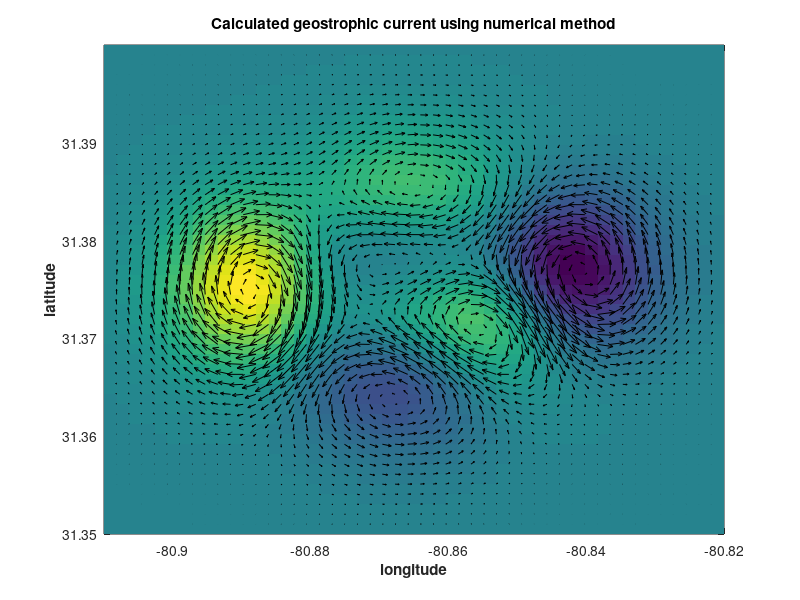

Here is the MATLAB script that generated this plot:
clc;clear;
 
% Set problem
g=9.8; % gravity constant
R=6400000; % Earth radius
omega=2*pi/(24*60*60); % Earth rotation angle velocity
eta=peaks(50)/100; % Sea surface height in each point
 
% Set grid
x=linspace(-80.82,-80.91,50);
y=linspace(31.35,31.4,50);
[x y]=meshgrid(x,y);
x=x';y=y';
 
% Set Coriolis force coefficients
f=2*omega*sind(y);
 
% Visualization of sea surface height
pcolor(x,y,eta)
shading flat
 
u=zeros(size(eta));
v=zeros(size(eta));
 
% Calculate geostrophic current using numerical method
for i=2:size(x,2)-1
    for j=2:size(y,1)-1
        dx=(x(i+1,j)-x(i-1,j))*(R*cosd(y(i,j))*pi/180);
        dy=(y(i,j+1)-y(i,j-1))*(R*pi/180);
        u(i,j)=-g/f(i,j)*(eta(i,j+1)-eta(i,j-1))/dy;
        v(i,j)=g/f(i,j)*(eta(i+1,j)-eta(i-1,j))/dx;
    end
end

% Geostrophic current visualization
hold on
quiver(x,y,u,v,2,'k')
title('Calculated geostrophic current using numerical method','fontweight','bold')
xlabel('longitude','fontweight','bold')
ylabel('latitude','fontweight','bold')
set(gcf,'color','w')

print(gcf,'geocurrent2','-dpng')
